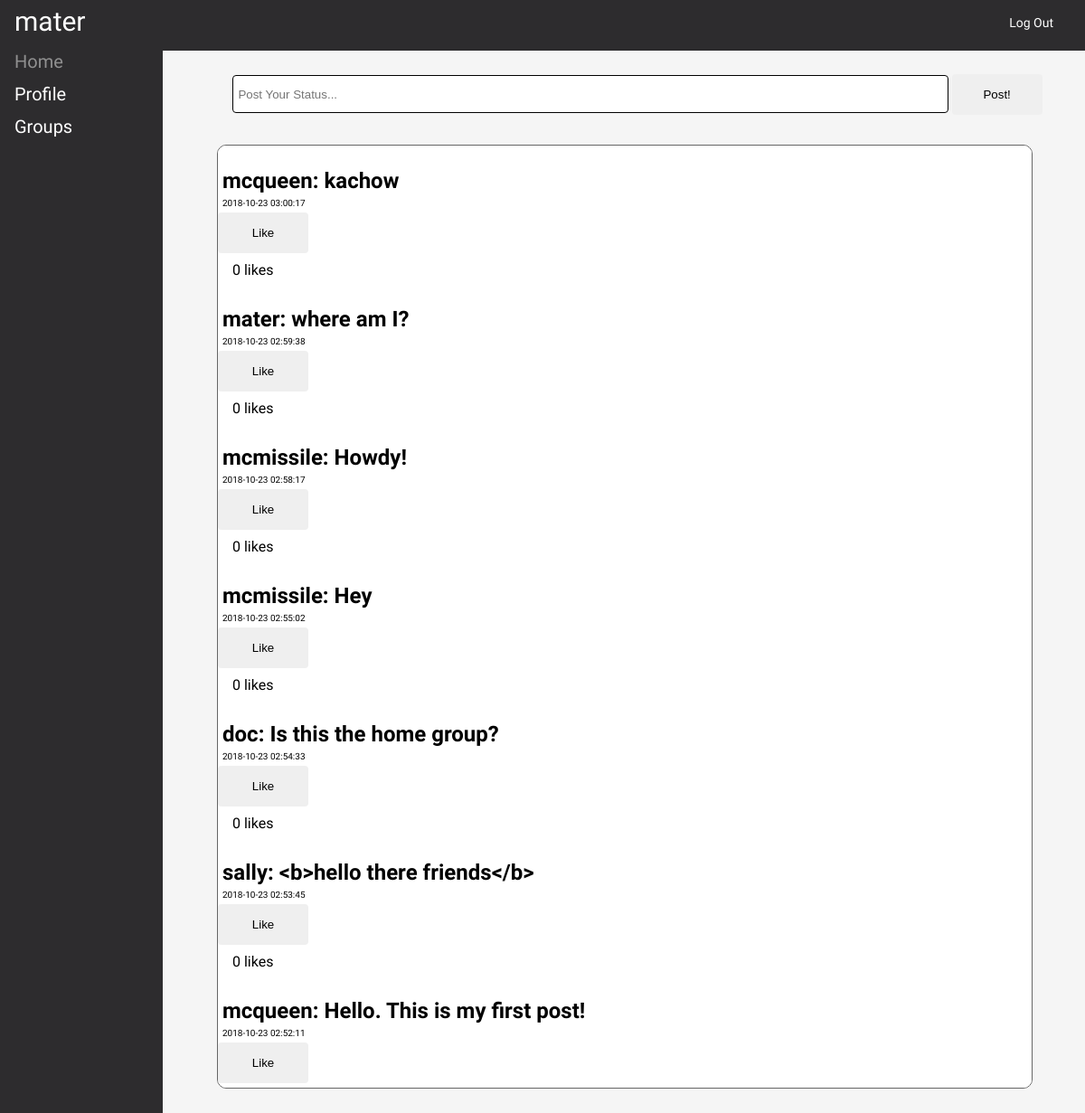
Screenshot of /home.php (signed in) with the database file from the repository.
### tables this page shows
CREATE TABLE `messages` (
  `msg_id` int(10) UNSIGNED NOT NULL,
  `user_id` int(10) UNSIGNED NOT NULL,
  `msg` varchar(280) NOT NULL,
  `post_time` timestamp NOT NULL DEFAULT CURRENT_TIMESTAMP,
  `group_id` int(10) UNSIGNED NOT NULL,
  `likes` int(10) UNSIGNED NOT NULL
);

CREATE TABLE `users` (
  `id` int(10) UNSIGNED NOT NULL,
  `fname` varchar(50) NOT NULL,
  `lname` varchar(50) NOT NULL,
  `password` varchar(60) NOT NULL,
  `email` varchar(50) NOT NULL,
  `username` varchar(50) NOT NULL
);

### home.php (the view, shortened to what this page needs)
<?php
	include ('connection.php');
	if(isset($_GET['id'])) {
		$groupID = $_GET['id'];
	} else {
		$groupID = "1";
	}
?>
<!doctype HTML>
<html>
	<head>
		<link rel="stylesheet" type="text/css" href="css/style.css">
	</head>
	<body>
		<div class="header">
			<?php
				echo "<div id='logo'>";
					echo $_SESSION['username'];
				echo "</div>";
			?>
			<div class="menu">
				<ul>
					<li><a href="loggedout.php">Log Out</a></li>
				</ul>
			</div>
		</div>
		<div class="sidemenu">
			<ul>
				<li class="active"><a href="home.php">Home</a></li>
			</ul>
			<ul>
				<li><a href="profile.php">Profile</a></li>
			</ul>
			<ul id="submenu">
				<li>
					<span>Groups</span>
				</li>
			</ul>
		</div>
		<div class="position">
			<div class = "feed">
				<?php
					$postFeed = "SELECT username, msg, post_time, msg_id, likes from users inner join messages on users.id = messages.user_id WHERE group_id = " . $groupID . " ORDER BY msg_id DESC";
					$result = $conn->query($postFeed);
					if ($result->num_rows > 0) {
						while($row = $result->fetch_assoc()) {
							echo "<h2 id ='userName'>" . $row['username'] . ": " . htmlspecialchars($row['msg']) . "</h2>";
							echo "<div class='time'>" . $row['post_time'] . "</div>"."\n";
							echo "<form action='home.php?id=" . $groupID . "&liked=" . $row['msg_id'] . "' method='POST'>
							<input id='msg_submit' type='submit' name='like' value='Like'>
							<span>".$row['likes']." likes</span>
							</form>";
						}
					} else {
						echo "<h2 id ='userName'>No messages in this channel yet. Come back soon!</h2>";
					}
				?>
			</div>
		</div>
		<div class="posting">
		<?php
			echo "<form action='home.php?id=" . $groupID . "' method='POST'>
				<input id='messeging' type='text' name='message' value='' placeholder='Post Your Status...'>
				<input id='msg_submit' type='submit' name='submit' value='Post!'>
				</form>";
		?>
		</div>
	</body>
</html>

### css/style.css (style rules this page uses)
* { margin: 0; padding: 0; }
html, body { font-family: 'Exo 2', sans-serif; height: 100%; width: 100%; background-color: whitesmoke; }
.header { position: fixed; top: 0; background-color: #2D2C2E; height: 56px; border-bottom: 0px; padding-left: auto; padding-right: auto; width: 100%; }
#logo { background-color: #2D2C2E; float: left; color: #FFFFFF; text-decoration: none; font-size: 30px; padding: 6px 8px 6px 16px; background-repeat: no-repeat; }
.menu { background-color: #2D2C2E; text-decoration: none; top: 0px; right: 0px; height: 37px; padding-top: 17px; padding-right: 25px; }
.menu ul { list-style-type: none; margin: 0; padding: 0; overflow: hidden; }
.menu a { float: right; color: #FFFFFF; text-decoration: none; font-size: 14px; background-repeat: no-repeat; padding-left: 10px; padding-right: 10px; }
.sidemenu { position: fixed; top: 50px; font-size: 20px; width: 15%; color: #FFFFFF; display: inline-block; background-color: #2D2C2E; height: 100%; }
.sidemenu ul { list-style-type: none; }
.sidemenu li a { display: block; padding: 6px 8px 6px 16px; text-decoration: none; color: #FFFFFF; }
span { display: block; padding: 6px 8px 6px 16px; text-decoration: none; }
#submenu span { cursor: pointer; }
li.active > a { color: #909090; }
#userName { padding-top: 25px; padding-bottom: 5px; margin-left: 5px; margin-right: 5px; }
.time { font-size: 10px; margin-left: 5px; margin-bottom: 5px; }
.posting { position: fixed; margin-top: 80px; left: 105px; width: 100%; font-size: 13px; color: white; text-align: center; }
#messeging { background-color: #FFFFFF; border: 1px solid black; font-size: 15 px; padding: 5px; width: 65%; margin-bottom: 3px; margin-top: 3px; border: 1 px black; border-radius: 4px; height: 30px; outline: none; }
#msg_submit { font-size: 15 px; padding: 5px; width: 100px; margin-bottom: 3px; border: 1px; height: 45px; border-radius: 4px; outline: none; }
.feed { position: fixed; margin-top: 160px; left: 20%; height: 75%; width: 75%; overflow-y:auto; overflow: auto; border: 1px solid #666; border-radius: 10px; background-color: #FFFFFF; }

### rows the page displays
messages: user.username "mcqueen", msg "kachow", post_time "2018-10-23 03:00:17", likes "0"
messages: user.username "mater", msg "where am I?", post_time "2018-10-23 02:59:38", likes "0"
messages: user.username "mcmissile", msg "Howdy!", post_time "2018-10-23 02:58:17", likes "0"
messages: user.username "mcmissile", msg "Hey", post_time "2018-10-23 02:55:02", likes "0"
messages: user.username "doc", msg "Is this the home group?", post_time "2018-10-23 02:54:33", likes "0"
messages: user.username "sally", msg "<b>hello there friends</b>", post_time "2018-10-23 02:53:45", likes "0"
messages: user.username "mcqueen", msg "Hello. This is my first post!", post_time "2018-10-23 02:52:11"

### other values shown
$_SESSION['username'] "mater"
